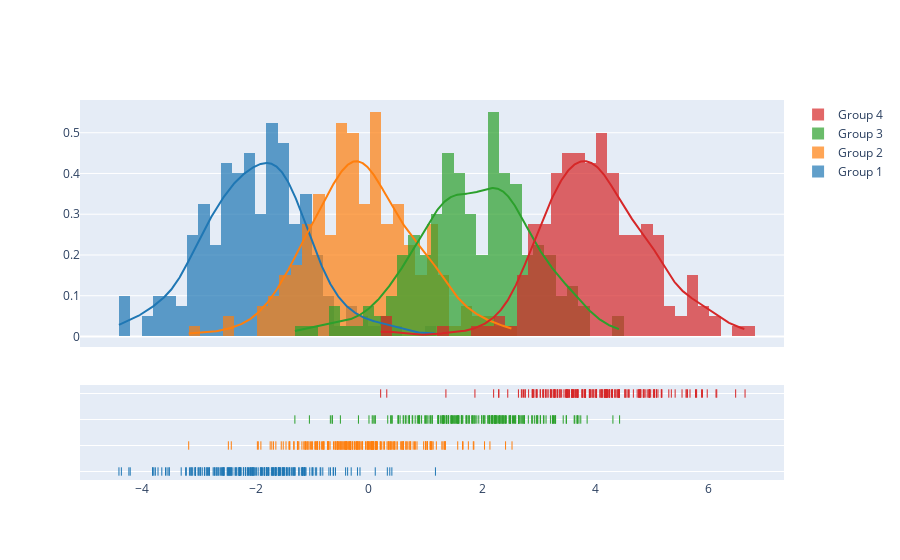

Here is the notebook cell this chart was saved with:
### Code cell
import plotly.figure_factory as ff

# Add histogram data
x1 = np.random.randn(200) - 2
x2 = np.random.randn(200)
x3 = np.random.randn(200) + 2
x4 = np.random.randn(200) + 4

# Group data together
hist_data = [x1, x2, x3, x4]

group_labels = ['Group 1', 'Group 2', 'Group 3', 'Group 4']

# Create distplot with custom bin_size
fig = ff.create_distplot(hist_data, group_labels, bin_size=.2)
fig.show()

### Figure 1 — Plotly figure (JSON) as saved in the notebook; plotly's stock layout.template omitted (floating-point values rounded to 4 significant figures; data arrays with more than 128 entries replaced by an {"elided": "..."} marker saying what was removed)
{"data": [{"autobinx": false, "histnorm": "probability density", "legendgroup": "Group 1", "marker": {"color": "rgb(31, 119, 180)"}, "name": "Group 1", "opacity": 0.7, "type": "histogram", "x": {"elided": "200 float values"}, "xaxis": "x", "xbins": {"end": 1.175, "size": 0.2, "start": -4.411}, "yaxis": "y"}, {"autobinx": false, "histnorm": "probability density", "legendgroup": "Group 2", "marker": {"color": "rgb(255, 127, 14)"}, "name": "Group 2", "opacity": 0.7, "type": "histogram", "x": {"elided": "200 float values"}, "xaxis": "x", "xbins": {"end": 2.526, "size": 0.2, "start": -3.18}, "yaxis": "y"}, {"autobinx": false, "histnorm": "probability density", "legendgroup": "Group 3", "marker": {"color": "rgb(44, 160, 44)"}, "name": "Group 3", "opacity": 0.7, "type": "histogram", "x": {"elided": "200 float values"}, "xaxis": "x", "xbins": {"end": 4.425, "size": 0.2, "start": -1.306}, "yaxis": "y"}, {"autobinx": false, "histnorm": "probability density", "legendgroup": "Group 4", "marker": {"color": "rgb(214, 39, 40)"}, "name": "Group 4", "opacity": 0.7, "type": "histogram", "x": {"elided": "200 float values"}, "xaxis": "x", "xbins": {"end": 6.639, "size": 0.2, "start": 0.2078}, "yaxis": "y"}, {"legendgroup": "Group 1", "marker": {"color": "rgb(31, 119, 180)"}, "mode": "lines", "name": "Group 1", "showlegend": false, "type": "scatter", "x": {"elided": "500 float values"}, "xaxis": "x", "y": {"elided": "500 float values"}, "yaxis": "y"}, {"legendgroup": "Group 2", "marker": {"color": "rgb(255, 127, 14)"}, "mode": "lines", "name": "Group 2", "showlegend": false, "type": "scatter", "x": {"elided": "500 float values"}, "xaxis": "x", "y": {"elided": "500 float values"}, "yaxis": "y"}, {"legendgroup": "Group 3", "marker": {"color": "rgb(44, 160, 44)"}, "mode": "lines", "name": "Group 3", "showlegend": false, "type": "scatter", "x": {"elided": "500 float values"}, "xaxis": "x", "y": {"elided": "500 float values"}, "yaxis": "y"}, {"legendgroup": "Group 4", "marker": {"color": "rgb(214, 39, 40)"}, "mode": "lines", "name": "Group 4", "showlegend": false, "type": "scatter", "x": {"elided": "500 float values"}, "xaxis": "x", "y": {"elided": "500 float values"}, "yaxis": "y"}, {"legendgroup": "Group 1", "marker": {"color": "rgb(31, 119, 180)", "symbol": "line-ns-open"}, "mode": "markers", "name": "Group 1", "showlegend": false, "type": "scatter", "x": {"elided": "200 float values"}, "xaxis": "x", "y": {"elided": "200 str values"}, "yaxis": "y2"}, {"legendgroup": "Group 2", "marker": {"color": "rgb(255, 127, 14)", "symbol": "line-ns-open"}, "mode": "markers", "name": "Group 2", "showlegend": false, "type": "scatter", "x": {"elided": "200 float values"}, "xaxis": "x", "y": {"elided": "200 str values"}, "yaxis": "y2"}, {"legendgroup": "Group 3", "marker": {"color": "rgb(44, 160, 44)", "symbol": "line-ns-open"}, "mode": "markers", "name": "Group 3", "showlegend": false, "type": "scatter", "x": {"elided": "200 float values"}, "xaxis": "x", "y": {"elided": "200 str values"}, "yaxis": "y2"}, {"legendgroup": "Group 4", "marker": {"color": "rgb(214, 39, 40)", "symbol": "line-ns-open"}, "mode": "markers", "name": "Group 4", "showlegend": false, "type": "scatter", "x": {"elided": "200 float values"}, "xaxis": "x", "y": {"elided": "200 str values"}, "yaxis": "y2"}], "layout": {"barmode": "overlay", "hovermode": "closest", "legend": {"traceorder": "reversed"}, "xaxis": {"anchor": "y2", "domain": [0.0, 1.0], "zeroline": false}, "yaxis": {"anchor": "free", "domain": [0.35, 1], "position": 0.0}, "yaxis2": {"anchor": "x", "domain": [0, 0.25], "dtick": 1, "showticklabels": false}}}
